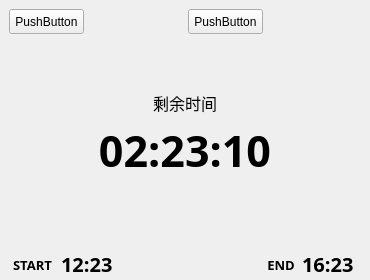
<?xml version="1.0" encoding="UTF-8"?>
<ui version="4.0">
 <class>MainWidget</class>
 <widget class="QWidget" name="MainWidget">
  <property name="geometry">
   <rect>
    <x>0</x>
    <y>0</y>
    <width>370</width>
    <height>280</height>
   </rect>
  </property>
  <property name="windowTitle">
   <string>MainWidget</string>
  </property>
  <property name="autoFillBackground">
   <bool>true</bool>
  </property>
  <property name="styleSheet">
   <string notr="true"/>
  </property>
  <widget class="QPushButton" name="pushButton">
   <property name="geometry">
    <rect>
     <x>9</x>
     <y>9</y>
     <width>75</width>
     <height>25</height>
    </rect>
   </property>
   <property name="text">
    <string>PushButton</string>
   </property>
  </widget>
  <widget class="QPushButton" name="pushButton_2">
   <property name="geometry">
    <rect>
     <x>188</x>
     <y>9</y>
     <width>75</width>
     <height>25</height>
    </rect>
   </property>
   <property name="text">
    <string>PushButton</string>
   </property>
  </widget>
  <widget class="QWidget" name="widget" native="true">
   <property name="geometry">
    <rect>
     <x>10</x>
     <y>250</y>
     <width>352</width>
     <height>29</height>
    </rect>
   </property>
   <layout class="QHBoxLayout" name="horizontalLayout">
    <property name="topMargin">
     <number>1</number>
    </property>
    <property name="bottomMargin">
     <number>1</number>
    </property>
    <item>
     <layout class="QFormLayout" name="formLayout">
      <item row="0" column="0">
       <widget class="QLabel" name="startTime">
        <property name="minimumSize">
         <size>
          <width>45</width>
          <height>15</height>
         </size>
        </property>
        <property name="font">
         <font>
          <family>微软雅黑</family>
          <pointsize>10</pointsize>
          <weight>75</weight>
          <bold>true</bold>
         </font>
        </property>
        <property name="styleSheet">
         <string notr="true">color:'#2C89D2'</string>
        </property>
        <property name="text">
         <string>START</string>
        </property>
        <property name="alignment">
         <set>Qt::AlignCenter</set>
        </property>
       </widget>
      </item>
      <item row="0" column="1">
       <widget class="QLabel" name="startTime_Value">
        <property name="minimumSize">
         <size>
          <width>60</width>
          <height>25</height>
         </size>
        </property>
        <property name="font">
         <font>
          <family>微软雅黑</family>
          <pointsize>15</pointsize>
          <weight>75</weight>
          <bold>true</bold>
         </font>
        </property>
        <property name="styleSheet">
         <string notr="true">color:'#1F58AA'</string>
        </property>
        <property name="text">
         <string>12:23</string>
        </property>
        <property name="alignment">
         <set>Qt::AlignBottom|Qt::AlignLeading|Qt::AlignLeft</set>
        </property>
       </widget>
      </item>
     </layout>
    </item>
    <item>
     <spacer name="horizontalSpacer">
      <property name="orientation">
       <enum>Qt::Horizontal</enum>
      </property>
      <property name="sizeHint" stdset="0">
       <size>
        <width>40</width>
        <height>20</height>
       </size>
      </property>
     </spacer>
    </item>
    <item>
     <layout class="QFormLayout" name="formLayout_2">
      <item row="0" column="0">
       <widget class="QLabel" name="endTime">
        <property name="minimumSize">
         <size>
          <width>30</width>
          <height>15</height>
         </size>
        </property>
        <property name="font">
         <font>
          <family>微软雅黑</family>
          <pointsize>10</pointsize>
          <weight>75</weight>
          <bold>true</bold>
         </font>
        </property>
        <property name="styleSheet">
         <string notr="true">color:'#9F8E97'</string>
        </property>
        <property name="text">
         <string>END</string>
        </property>
        <property name="alignment">
         <set>Qt::AlignCenter</set>
        </property>
       </widget>
      </item>
      <item row="0" column="1">
       <widget class="QLabel" name="endTime_Value">
        <property name="minimumSize">
         <size>
          <width>60</width>
          <height>25</height>
         </size>
        </property>
        <property name="font">
         <font>
          <family>微软雅黑</family>
          <pointsize>15</pointsize>
          <weight>75</weight>
          <bold>true</bold>
         </font>
        </property>
        <property name="styleSheet">
         <string notr="true">color:'#8B8B8C'</string>
        </property>
        <property name="text">
         <string>16:23</string>
        </property>
        <property name="alignment">
         <set>Qt::AlignBottom|Qt::AlignLeading|Qt::AlignLeft</set>
        </property>
       </widget>
      </item>
     </layout>
    </item>
   </layout>
  </widget>
  <widget class="QWidget" name="widget" native="true">
   <property name="geometry">
    <rect>
     <x>9</x>
     <y>20</y>
     <width>351</width>
     <height>231</height>
    </rect>
   </property>
   <layout class="QGridLayout" name="gridLayout">
    <property name="bottomMargin">
     <number>1</number>
    </property>
    <item row="1" column="1">
     <layout class="QVBoxLayout" name="verticalLayout">
      <property name="topMargin">
       <number>0</number>
      </property>
      <item>
       <widget class="QLabel" name="remainingTime">
        <property name="font">
         <font>
          <family>微软雅黑</family>
          <pointsize>12</pointsize>
         </font>
        </property>
        <property name="text">
         <string>剩余时间</string>
        </property>
        <property name="alignment">
         <set>Qt::AlignCenter</set>
        </property>
       </widget>
      </item>
      <item>
       <widget class="QLabel" name="remainingTime_Value">
        <property name="minimumSize">
         <size>
          <width>200</width>
          <height>0</height>
         </size>
        </property>
        <property name="font">
         <font>
          <family>微软雅黑</family>
          <pointsize>32</pointsize>
          <weight>75</weight>
          <bold>true</bold>
         </font>
        </property>
        <property name="styleSheet">
         <string notr="true">color:'#26569A'</string>
        </property>
        <property name="text">
         <string>02:23:10</string>
        </property>
        <property name="alignment">
         <set>Qt::AlignCenter</set>
        </property>
       </widget>
      </item>
     </layout>
    </item>
    <item row="1" column="0">
     <spacer name="horizontalSpacer_3">
      <property name="orientation">
       <enum>Qt::Horizontal</enum>
      </property>
      <property name="sizeHint" stdset="0">
       <size>
        <width>40</width>
        <height>20</height>
       </size>
      </property>
     </spacer>
    </item>
    <item row="0" column="1">
     <spacer name="verticalSpacer">
      <property name="orientation">
       <enum>Qt::Vertical</enum>
      </property>
      <property name="sizeHint" stdset="0">
       <size>
        <width>20</width>
        <height>60</height>
       </size>
      </property>
     </spacer>
    </item>
    <item row="1" column="2">
     <spacer name="horizontalSpacer_2">
      <property name="orientation">
       <enum>Qt::Horizontal</enum>
      </property>
      <property name="sizeHint" stdset="0">
       <size>
        <width>40</width>
        <height>20</height>
       </size>
      </property>
     </spacer>
    </item>
    <item row="2" column="1">
     <spacer name="verticalSpacer_2">
      <property name="orientation">
       <enum>Qt::Vertical</enum>
      </property>
      <property name="sizeHint" stdset="0">
       <size>
        <width>20</width>
        <height>40</height>
       </size>
      </property>
     </spacer>
    </item>
   </layout>
  </widget>
 </widget>
 <resources/>
 <connections/>
</ui>
